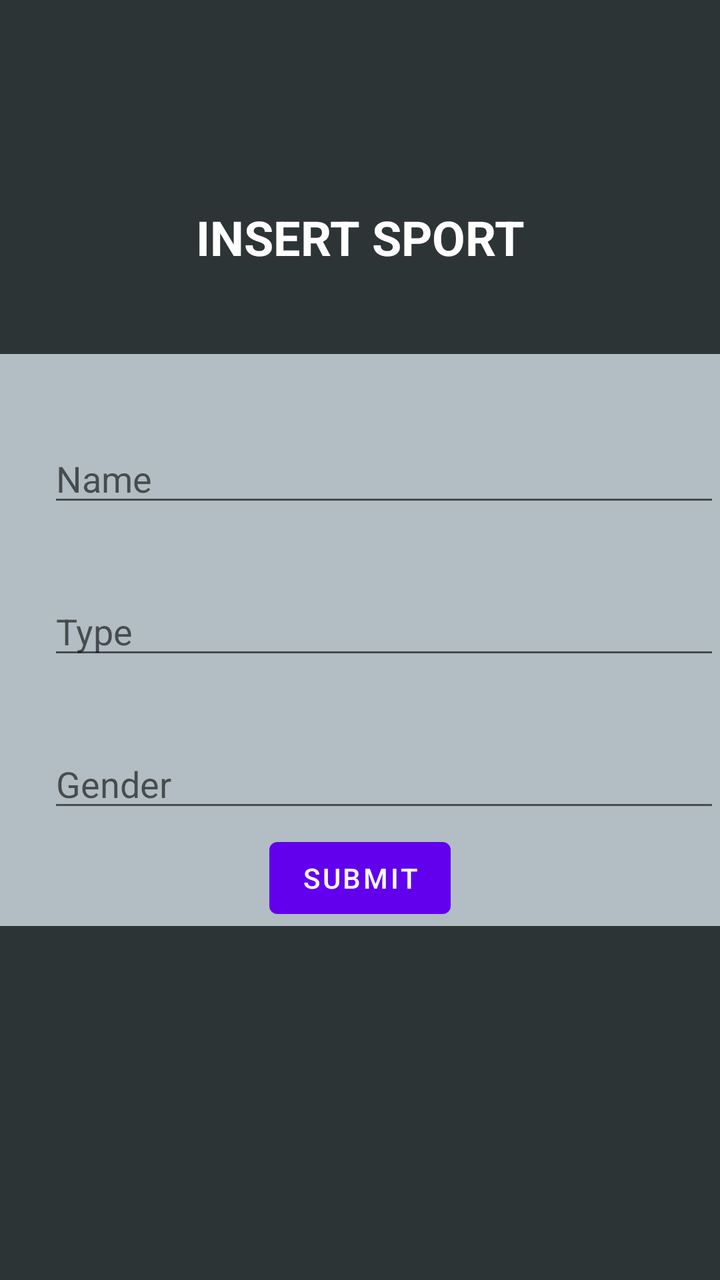
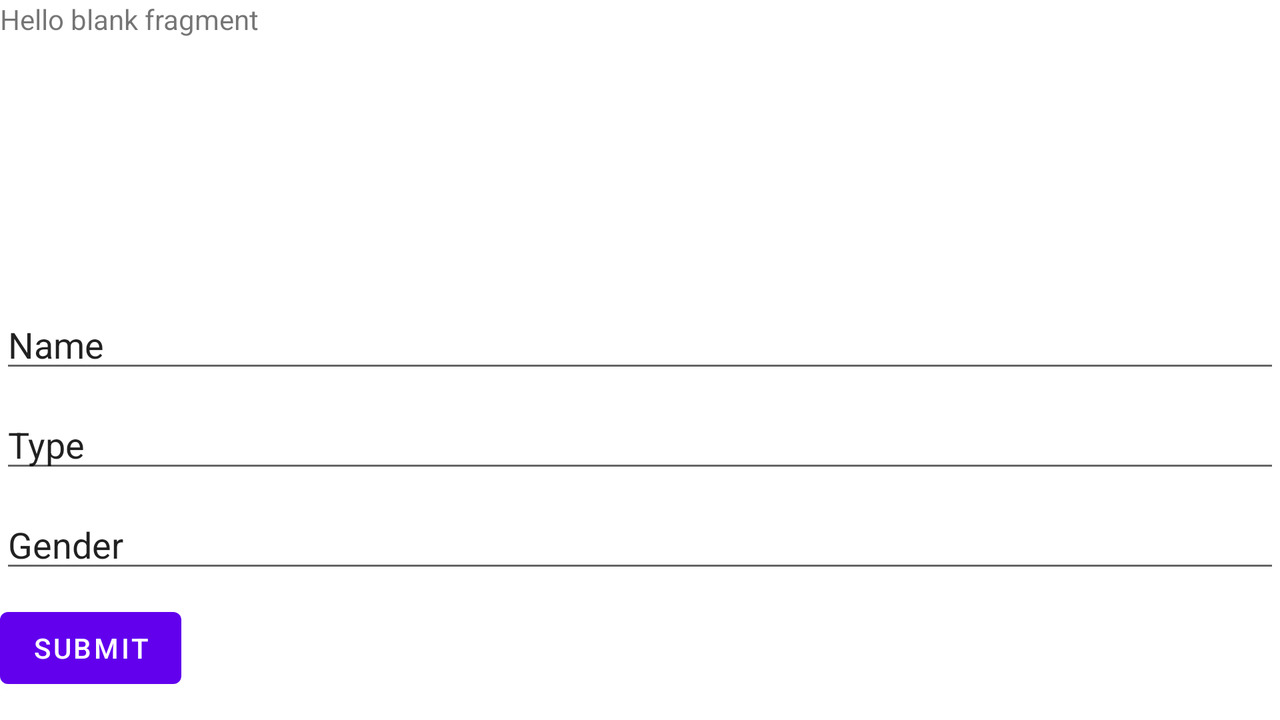

First picture: res/layout/ on a phone held upright. Second picture: the repository's own variant of that layout, on a device whose configuration matches the variant's folder. Source for both follows.
<!-- AndroidManifest.xml: application theme Theme.SportsHCI -->
<!-- res/layout/fragment_test_database.xml -->
<?xml version="1.0" encoding="utf-8"?>
<androidx.constraintlayout.widget.ConstraintLayout xmlns:android="http://schemas.android.com/apk/res/android"
    xmlns:app="http://schemas.android.com/apk/res-auto"
    xmlns:tools="http://schemas.android.com/tools"
    android:layout_width="match_parent"
    android:layout_height="match_parent"
    tools:context=".Sports.AddSport"
    android:background="@color/dracula_orchid"
    android:clickable="true">

    

    <ImageView
        android:id="@+id/imageView2"
        android:layout_width="0dp"
        android:layout_height="0dp"
        android:adjustViewBounds="true"
        android:scaleType="fitXY"
        android:src="@drawable/background"
        app:layout_constraintBottom_toBottomOf="parent"
        app:layout_constraintEnd_toEndOf="parent"
        app:layout_constraintHorizontal_bias="0.0"
        app:layout_constraintStart_toStartOf="parent"
        app:layout_constraintTop_toTopOf="parent"
        app:layout_constraintVertical_bias="0.0" />


    <TextView
        android:id="@+id/textView"
        android:layout_width="wrap_content"
        android:layout_height="wrap_content"
        android:layout_marginTop="68dp"
        android:layout_marginBottom="8dp"
        android:text="INSERT SPORT"
        android:textAllCaps="true"
        android:textColor="#FFFFFF"
        android:textSize="24sp"
        android:textStyle="bold"
        app:layout_constraintBottom_toTopOf="@+id/constraintLayout"
        app:layout_constraintEnd_toEndOf="parent"
        app:layout_constraintHorizontal_bias="0.5"
        app:layout_constraintStart_toStartOf="parent"
        app:layout_constraintTop_toTopOf="parent" />

    <androidx.constraintlayout.widget.ConstraintLayout
        android:id="@+id/constraintLayout"
        android:layout_width="0dp"
        android:layout_height="286dp"
        android:background="@color/soothing_breeze"
        app:layout_constraintBottom_toBottomOf="parent"
        app:layout_constraintEnd_toEndOf="parent"
        app:layout_constraintStart_toStartOf="parent"
        app:layout_constraintTop_toTopOf="parent"
        tools:context=".Sports.AddSport">

        <EditText
            android:id="@+id/sportNameTxt"
            android:layout_width="0dp"
            android:layout_height="wrap_content"
            android:layout_marginStart="24dp"
            android:layout_marginLeft="24dp"
            android:layout_marginTop="40dp"
            android:ems="10"
            android:hint="Name"
            android:inputType="textPersonName"
            app:layout_constraintEnd_toEndOf="parent"
            app:layout_constraintHorizontal_bias="0.5"
            app:layout_constraintStart_toStartOf="parent"
            app:layout_constraintTop_toTopOf="parent" />

        <EditText
            android:id="@+id/sportGenderTxt"
            android:layout_width="0dp"
            android:layout_height="wrap_content"
            android:layout_marginStart="24dp"
            android:layout_marginLeft="24dp"
            android:layout_marginBottom="4dp"
            android:ems="10"
            android:hint="Gender"
            android:inputType="textPersonName"
            app:layout_constraintBottom_toTopOf="@+id/submitBtn"
            app:layout_constraintEnd_toEndOf="parent"
            app:layout_constraintStart_toStartOf="parent" />

        <EditText
            android:id="@+id/sportTypeTxt"
            android:layout_width="0dp"
            android:layout_height="wrap_content"
            android:layout_marginStart="24dp"
            android:layout_marginLeft="24dp"
            android:ems="10"
            android:hint="Type"
            android:inputType="textPersonName"
            app:layout_constraintBottom_toTopOf="@+id/sportGenderTxt"
            app:layout_constraintEnd_toEndOf="parent"
            app:layout_constraintHorizontal_bias="0.5"
            app:layout_constraintStart_toStartOf="parent"
            app:layout_constraintTop_toBottomOf="@+id/sportNameTxt"
            app:layout_constraintVertical_bias="0.5" />

        <Button
            android:id="@+id/submitBtn"
            android:layout_width="wrap_content"
            android:layout_height="wrap_content"
            android:text="Submit"
            app:layout_constraintBottom_toBottomOf="parent"
            app:layout_constraintEnd_toEndOf="parent"
            app:layout_constraintStart_toStartOf="parent" />


    </androidx.constraintlayout.widget.ConstraintLayout>


</androidx.constraintlayout.widget.ConstraintLayout>
<!-- resources referenced by this layout -->
<resources>
  <color name="dracula_orchid">#2d3436</color>
  <color name="soothing_breeze">#b2bec3</color>
  <style name="Theme.SportsHCI" parent="Theme.MaterialComponents.DayNight.DarkActionBar">
          
          <item name="colorPrimary">@color/purple_500</item>
          <item name="colorPrimaryVariant">@color/purple_700</item>
          <item name="colorOnPrimary">@color/white</item>
          
          <item name="colorSecondary">@color/teal_200</item>
          <item name="colorSecondaryVariant">@color/teal_700</item>
          <item name="colorOnSecondary">@color/black</item>
          
          <item name="android:statusBarColor" tools:targetApi="l">?attr/colorPrimaryVariant</item>
          
      </style>
  <color name="purple_500">#FF6200EE</color>
  <color name="purple_700">#FF3700B3</color>
  <color name="white">#FFFFFFFF</color>
  <color name="teal_200">#FF03DAC5</color>
  <color name="teal_700">#FF018786</color>
  <color name="black">#FF000000</color>
</resources>
<!-- res/layout-land/fragment_test_database.xml (the repository's variant of the layout above) -->
<!-- drawn on the phone turned sideways -->
<?xml version="1.0" encoding="utf-8"?>
<FrameLayout xmlns:android="http://schemas.android.com/apk/res/android"
    xmlns:app="http://schemas.android.com/apk/res-auto"
    xmlns:tools="http://schemas.android.com/tools"
    android:layout_width="match_parent"
    android:layout_height="match_parent"
    tools:context=".Sports.AddSport">

    
    <TextView
        android:layout_width="match_parent"
        android:layout_height="match_parent"
        android:text="@string/hello_blank_fragment" />

    <ImageView
        android:id="@+id/imageView2"
        android:layout_width="match_parent"
        android:layout_height="wrap_content"
        android:adjustViewBounds="true"
        android:scaleType="fitXY"
        android:src="@drawable/background" />

    <TextView
        android:id="@+id/textView"
        android:layout_width="195dp"
        android:layout_height="55dp"
        android:layout_marginStart="100dp"
        android:layout_marginLeft="100dp"
        android:layout_marginTop="50dp"
        android:layout_marginEnd="50dp"
        android:layout_marginRight="50dp"
        android:text="INSERT SPORT"
        android:textAllCaps="true"
        android:textColor="#FFFFFF"
        android:textSize="24sp"
        android:textStyle="bold" />

    <EditText
        android:id="@+id/sportNameTxt"
        android:layout_width="match_parent"
        android:layout_height="wrap_content"
        android:layout_marginTop="150dp"
        android:ems="10"
        android:inputType="textPersonName"
        android:text="Name" />

    <EditText
        android:id="@+id/sportTypeTxt"
        android:layout_width="match_parent"
        android:layout_height="wrap_content"
        android:layout_marginTop="200dp"
        android:ems="10"
        android:inputType="textPersonName"
        android:text="Type" />

    <EditText
        android:id="@+id/sportGenderTxt"
        android:layout_width="match_parent"
        android:layout_height="wrap_content"
        android:layout_marginTop="250dp"
        android:ems="10"
        android:inputType="textPersonName"
        android:text="Gender" />

    <Button
        android:id="@+id/submitBtn"
        android:layout_width="wrap_content"
        android:layout_height="wrap_content"
        android:layout_marginTop="300dp"
        android:text="Submit" />

</FrameLayout>
<!-- resources referenced by the variant -->
<!-- as the phone turned sideways resolves them -->
<resources>
  <string name="hello_blank_fragment">Hello blank fragment</string>
  <style name="Theme.SportsHCI" parent="Theme.MaterialComponents.DayNight.DarkActionBar">
          
          <item name="colorPrimary">@color/purple_500</item>
          <item name="colorPrimaryVariant">@color/purple_700</item>
          <item name="colorOnPrimary">@color/white</item>
          
          <item name="colorSecondary">@color/teal_200</item>
          <item name="colorSecondaryVariant">@color/teal_700</item>
          <item name="colorOnSecondary">@color/black</item>
          
          <item name="android:statusBarColor" tools:targetApi="l">?attr/colorPrimaryVariant</item>
          
      </style>
  <color name="purple_500">#FF6200EE</color>
  <color name="purple_700">#FF3700B3</color>
  <color name="white">#FFFFFFFF</color>
  <color name="teal_200">#FF03DAC5</color>
  <color name="teal_700">#FF018786</color>
  <color name="black">#FF000000</color>
</resources>
